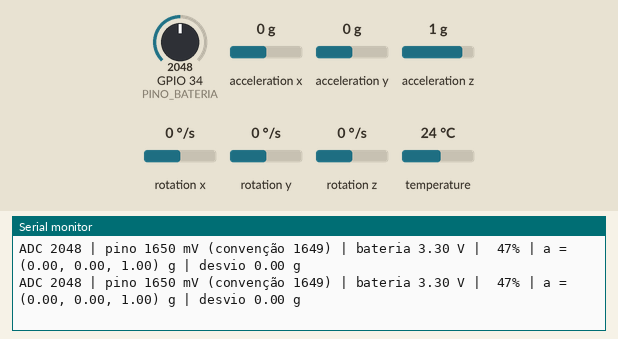
Recording of a sketch running on a simulated ESP32. Parts: the last lines printed to the serial monitor. The inputs (shaded band) are chosen by the test bench; at power-on: GPIO 34 (PINO_BATERIA) = 2048, acceleration x 0 g, acceleration y 0 g, acceleration z 1 g, rotation x 0 °/s, rotation y 0 °/s, rotation z 0 °/s, temperature 24 °C (analog values on the 0–4095 scale).

Above: at 3.9 s.
4.0 s: GPIO 34 (PINO_BATERIA) set to 2555
At 4.31 s:
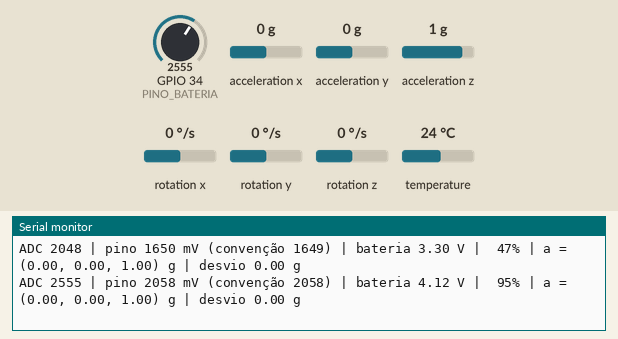
5.5 s: GPIO 34 (PINO_BATERIA) set to 2648
At 5.9 s:
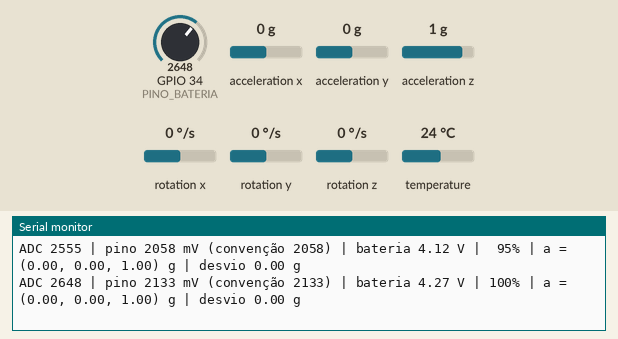
9.5 s: GPIO 34 (PINO_BATERIA) set to 1044
At 9.9 s:
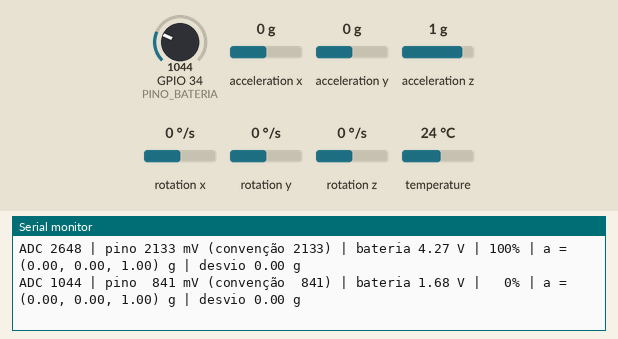
11.0 s: GPIO 34 (PINO_BATERIA) set to 973
At 11.4 s:
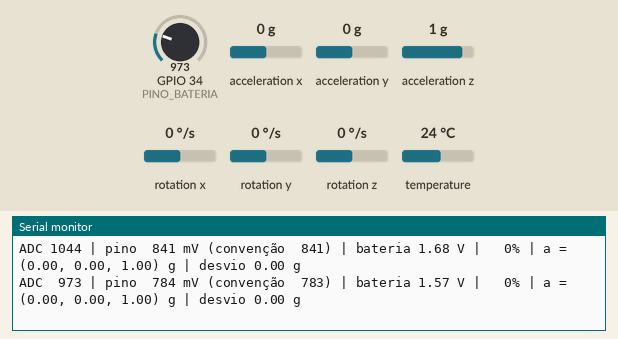

The sketch:

sketch.ino
```cpp
// Aula 05: bateria por divisor resistivo e remoção do equipamento pelo acelerômetro.
// No Wokwi o potenciômetro faz o papel do ponto médio do divisor (o simulador não
// faz simulação analógica completa). O firmware desfaz o divisor e estima a carga.
// O MPU6050 compara a aceleração com a posição de instalação.
#include <Wire.h>
#include <Adafruit_MPU6050.h>
#include <Adafruit_Sensor.h>

const int PINO_BATERIA = 34;              // GPIO34 = ADC1_CH6 (datasheet ESP32, tabela de pinos)
const float R1_OHMS = 100000.0;           // da bateria até o pino
const float R2_OHMS = 100000.0;           // do pino até o GND
// Convenção de conta da aula: 3,3 V divididos em 4096 níveis (12 bits). Serve só
// para comparar com a leitura calibrada; a ESP-IDF v4.4 escreve Vout = Dout x
// Vmax / Dmax, com Dmax = 4095 e Vmax dependente da atenuação.
const float VMAX_ADC = 3.3;
const float DMAX_ADC = 4096.0;
const float V_CARGA_COMPLETA = 4.20;      // NCR18650B: carga até 4,20 V
const float V_CORTE = 2.50;               // NCR18650B: corte de descarga em 2,50 V

const float LIMIAR_G = 0.26;              // 2 x sen(7,5°): inclinar 15° da instalação
const int AMOSTRAS_CONFIRMACAO = 3;       // 3 amostras x 500 ms; o RNF-02 pede até 2 s
const unsigned long INTERVALO_MS = 500;

Adafruit_MPU6050 mpu;
unsigned long ultimaAmostraMs = 0;
unsigned long primeiraAcimaMs = 0;        // instante da primeira amostra acima do limiar
int amostrasAcima = 0;
bool removido = false;

int milivoltsNominais(int leitura) {                // convenção da conta, para comparar
  return (int) (leitura * VMAX_ADC * 1000.0 / DMAX_ADC);
}

float tensaoBateria(int milivoltsPino) {             // usa a leitura calibrada
  return milivoltsPino / 1000.0 * (R1_OHMS + R2_OHMS) / R2_OHMS;   // desfaz o divisor
}

int porcentagem(float vBateria) {                    // aproximação linear entre corte e carga
  float p = (vBateria - V_CORTE) / (V_CARGA_COMPLETA - V_CORTE) * 100.0;
  return (int) constrain(p, 0.0, 100.0);
}

void setup() {
  Serial.begin(115200);
  analogReadResolution(12);
  analogSetAttenuation(ADC_11db);
  if (!mpu.begin()) {
    Serial.println("MPU6050 não encontrado no endereço 0x68. Confira SDA no 21 e SCL no 22.");
    while (true) delay(1000);
  }
  Serial.println("Rastreador pronto: bateria no GPIO34, acelerômetro no I2C.");
}

void loop() {
  if (millis() - ultimaAmostraMs < INTERVALO_MS) return;
  ultimaAmostraMs = millis();

  int leitura = analogRead(PINO_BATERIA);
  int milivoltsPino = analogReadMilliVolts(PINO_BATERIA);   // calibração do chip
  float vBateria = tensaoBateria(milivoltsPino);

  sensors_event_t a, g, temp;
  mpu.getEvent(&a, &g, &temp);
  float ax = a.acceleration.x / SENSORS_GRAVITY_STANDARD;   // m/s² para g
  float ay = a.acceleration.y / SENSORS_GRAVITY_STANDARD;
  float az = a.acceleration.z / SENSORS_GRAVITY_STANDARD;
  // Posição de instalação: equipamento parado e nivelado, (0, 0, 1) g.
  float desvio = sqrt(ax * ax + ay * ay + (az - 1.0) * (az - 1.0));
  float modulo = sqrt(ax * ax + ay * ay + az * az);

  if (desvio > LIMIAR_G) {
    if (amostrasAcima == 0) primeiraAcimaMs = ultimaAmostraMs;
    amostrasAcima++;
  } else {
    amostrasAcima = 0;
  }
  if (!removido && amostrasAcima >= AMOSTRAS_CONFIRMACAO) {
    removido = true;
    // Módulo perto de 1 g: só a gravidade, em outra orientação. Longe de 1 g: aceleração própria.
    const char *tipo = fabs(modulo - 1.0) < 0.1 ? "remoção (orientação mudou)" : "movimento (aceleração própria)";
    Serial.printf("[%lu ms] EVENTO: %s | latência de confirmação %lu ms\n",
                  millis(), tipo, millis() - primeiraAcimaMs);
  }

  Serial.printf("ADC %4d | pino %4d mV (convenção %4d) | bateria %.2f V | %3d%% | a = (%.2f, %.2f, %.2f) g | desvio %.2f g\n",
                leitura, milivoltsPino, milivoltsNominais(leitura), vBateria, porcentagem(vBateria),
                ax, ay, az, desvio);
}
```

Measured:
- the behaviour switches between 2605 and 2606 on GPIO 34 (PINO_BATERIA) (found by bisection; images 1 and 2)
- the behaviour switches between 1000 and 999 on GPIO 34 (PINO_BATERIA) (found by bisection; images 3 and 4)
- after the input at 4.0 s, the serial monitor: prints a new line at once (image 1)
- after the input at 5.5 s, the serial monitor: prints a new line at once (image 2)
- after the input at 9.5 s, the serial monitor: prints a new line at once (image 3)
- after the input at 11.0 s, the serial monitor: prints a new line at once (image 4)
